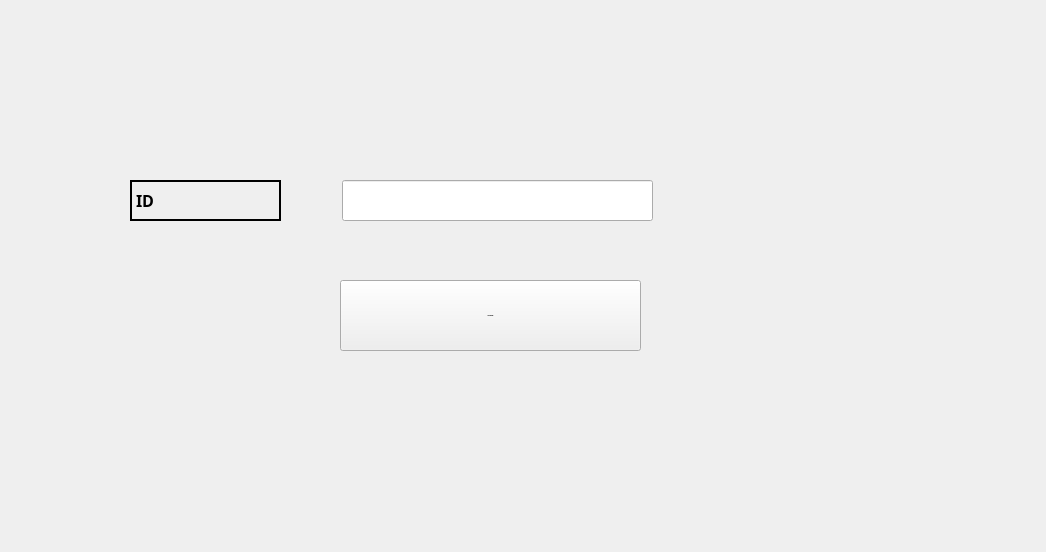
        <widget class="QWidget" name="tab_44">
         <attribute name="title">
          <string>supprimer commande</string>
         </attribute>
         <widget class="QLabel" name="label_121">
          <property name="geometry">
           <rect>
            <x>6</x>
            <y>12</y>
            <width>1031</width>
            <height>531</height>
           </rect>
          </property>
          <property name="text">
           <string/>
          </property>
         </widget>
         <widget class="QLabel" name="label_122">
          <property name="geometry">
           <rect>
            <x>130</x>
            <y>180</y>
            <width>151</width>
            <height>41</height>
           </rect>
          </property>
          <property name="font">
           <font>
            <family>Arial Black</family>
            <pointsize>12</pointsize>
            <weight>75</weight>
            <bold>true</bold>
           </font>
          </property>
          <property name="contextMenuPolicy">
           <enum>Qt::DefaultContextMenu</enum>
          </property>
          <property name="frameShape">
           <enum>QFrame::WinPanel</enum>
          </property>
          <property name="text">
           <string>ID</string>
          </property>
         </widget>
         <widget class="QLineEdit" name="lineEdit_s_3">
          <property name="geometry">
           <rect>
            <x>342</x>
            <y>180</y>
            <width>311</width>
            <height>41</height>
           </rect>
          </property>
         </widget>
         <widget class="QPushButton" name="Supp_3">
          <property name="geometry">
           <rect>
            <x>340</x>
            <y>280</y>
            <width>301</width>
            <height>71</height>
           </rect>
          </property>
          <property name="font">
           <font>
            <pointsize>-1</pointsize>
            <weight>75</weight>
            <bold>true</bold>
           </font>
          </property>
          <property name="text">
           <string>SUPPRIMER</string>
          </property>
         </widget>
        </widget>
